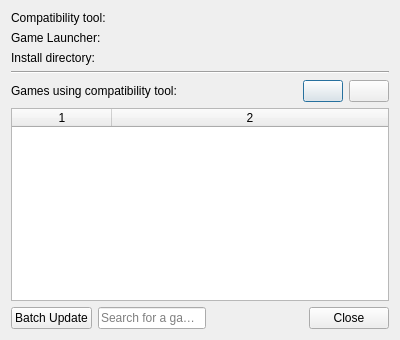
<?xml version="1.0" encoding="UTF-8"?>
<ui version="4.0">
 <class>PupguiCtInfoDialog</class>
 <widget class="QDialog" name="PupguiCtInfoDialog">
  <property name="geometry">
   <rect>
    <x>0</x>
    <y>0</y>
    <width>400</width>
    <height>340</height>
   </rect>
  </property>
  <property name="windowTitle">
   <string>About compatibility tool</string>
  </property>
  <property name="windowIcon">
   <iconset theme="pupgui2">
    <normaloff>.</normaloff>.</iconset>
  </property>
  <layout class="QVBoxLayout" name="verticalLayout">
   <item>
    <layout class="QFormLayout" name="formLayout">
     <item row="0" column="0">
      <widget class="QLabel" name="lblToolName">
       <property name="text">
        <string>Compatibility tool:</string>
       </property>
      </widget>
     </item>
     <item row="0" column="1">
      <widget class="QLabel" name="txtToolName">
       <property name="text">
        <string/>
       </property>
      </widget>
     </item>
     <item row="1" column="0">
      <widget class="QLabel" name="lblLauncherName">
       <property name="text">
        <string>Game Launcher:</string>
       </property>
      </widget>
     </item>
     <item row="1" column="1">
      <widget class="QLabel" name="txtLauncherName">
       <property name="text">
        <string/>
       </property>
      </widget>
     </item>
     <item row="2" column="0">
      <widget class="QLabel" name="lblInstallDirectory">
       <property name="text">
        <string>Install directory:</string>
       </property>
      </widget>
     </item>
     <item row="2" column="1">
      <widget class="QLabel" name="txtInstallDirectory">
       <property name="text">
        <string/>
       </property>
      </widget>
     </item>
    </layout>
   </item>
   <item>
    <widget class="Line" name="line">
     <property name="orientation">
      <enum>Qt::Horizontal</enum>
     </property>
    </widget>
   </item>
   <item>
    <layout class="QHBoxLayout" name="horizontalLayout">
     <item>
      <widget class="QLabel" name="lblGamesUsingTool">
       <property name="text">
        <string>Games using compatibility tool:</string>
       </property>
      </widget>
     </item>
     <item>
      <widget class="QLabel" name="txtNumGamesUsingTool">
       <property name="text">
        <string/>
       </property>
      </widget>
     </item>
     <item>
      <spacer name="horizontalSpacer_2">
       <property name="orientation">
        <enum>Qt::Horizontal</enum>
       </property>
       <property name="sizeHint" stdset="0">
        <size>
         <width>40</width>
         <height>20</height>
        </size>
       </property>
      </spacer>
     </item>
     <item>
      <widget class="QPushButton" name="btnRefreshGames">
       <property name="toolTip">
        <string>Refresh Games</string>
       </property>
       <property name="text">
        <string/>
       </property>
       <property name="icon">
        <iconset theme="view-refresh">
         <normaloff>.</normaloff>.</iconset>
       </property>
      </widget>
     </item>
     <item>
      <widget class="QPushButton" name="btnSearch">
       <property name="toolTip">
        <string>Search games...</string>
       </property>
       <property name="text">
        <string/>
       </property>
       <property name="icon">
        <iconset theme="search">
         <normaloff>.</normaloff>.</iconset>
       </property>
      </widget>
     </item>
    </layout>
   </item>
   <item>
    <widget class="QStackedWidget" name="stackTableOrText">
     <property name="currentIndex">
      <number>0</number>
     </property>
     <widget class="QWidget" name="page">
      <layout class="QVBoxLayout" name="verticalLayout_2">
       <property name="spacing">
        <number>0</number>
       </property>
       <property name="leftMargin">
        <number>0</number>
       </property>
       <property name="topMargin">
        <number>0</number>
       </property>
       <property name="rightMargin">
        <number>0</number>
       </property>
       <property name="bottomMargin">
        <number>0</number>
       </property>
       <item>
        <widget class="QTableWidget" name="listGames">
         <property name="sizePolicy">
          <sizepolicy hsizetype="Expanding" vsizetype="Expanding">
           <horstretch>0</horstretch>
           <verstretch>0</verstretch>
          </sizepolicy>
         </property>
         <property name="focusPolicy">
          <enum>Qt::ClickFocus</enum>
         </property>
         <property name="editTriggers">
          <set>QAbstractItemView::NoEditTriggers</set>
         </property>
         <property name="selectionBehavior">
          <enum>QAbstractItemView::SelectRows</enum>
         </property>
         <property name="sortingEnabled">
          <bool>true</bool>
         </property>
         <property name="rowCount">
          <number>0</number>
         </property>
         <property name="columnCount">
          <number>2</number>
         </property>
         <attribute name="horizontalHeaderVisible">
          <bool>true</bool>
         </attribute>
         <attribute name="horizontalHeaderCascadingSectionResizes">
          <bool>false</bool>
         </attribute>
         <attribute name="horizontalHeaderStretchLastSection">
          <bool>true</bool>
         </attribute>
         <attribute name="verticalHeaderVisible">
          <bool>false</bool>
         </attribute>
         <attribute name="verticalHeaderShowSortIndicator" stdset="0">
          <bool>false</bool>
         </attribute>
         <attribute name="verticalHeaderStretchLastSection">
          <bool>false</bool>
         </attribute>
         <column/>
         <column/>
        </widget>
       </item>
      </layout>
     </widget>
     <widget class="QWidget" name="page_2">
      <layout class="QVBoxLayout" name="verticalLayout_3">
       <property name="spacing">
        <number>0</number>
       </property>
       <property name="leftMargin">
        <number>0</number>
       </property>
       <property name="topMargin">
        <number>0</number>
       </property>
       <property name="rightMargin">
        <number>0</number>
       </property>
       <property name="bottomMargin">
        <number>0</number>
       </property>
       <item>
        <widget class="QLabel" name="lblGamesList">
         <property name="enabled">
          <bool>false</bool>
         </property>
         <property name="sizePolicy">
          <sizepolicy hsizetype="Minimum" vsizetype="Minimum">
           <horstretch>0</horstretch>
           <verstretch>0</verstretch>
          </sizepolicy>
         </property>
         <property name="font">
          <font>
           <pointsize>18</pointsize>
          </font>
         </property>
         <property name="text">
          <string>No games</string>
         </property>
         <property name="alignment">
          <set>Qt::AlignCenter</set>
         </property>
        </widget>
       </item>
      </layout>
     </widget>
    </widget>
   </item>
   <item>
    <layout class="QHBoxLayout" name="horizontalLayout_2">
     <item>
      <widget class="QPushButton" name="btnBatchUpdate">
       <property name="text">
        <string>Batch Update</string>
       </property>
      </widget>
     </item>
     <item>
      <widget class="QLineEdit" name="searchBox">
       <property name="toolTip">
        <string>e.g. Half-Life 3</string>
       </property>
       <property name="placeholderText">
        <string>Search for a game...</string>
       </property>
      </widget>
     </item>
     <item>
      <spacer name="horizontalSpacer">
       <property name="orientation">
        <enum>Qt::Horizontal</enum>
       </property>
       <property name="sizeHint" stdset="0">
        <size>
         <width>40</width>
         <height>20</height>
        </size>
       </property>
      </spacer>
     </item>
     <item>
      <widget class="QPushButton" name="btnClose">
       <property name="focusPolicy">
        <enum>Qt::StrongFocus</enum>
       </property>
       <property name="text">
        <string>Close</string>
       </property>
      </widget>
     </item>
    </layout>
   </item>
  </layout>
 </widget>
 <tabstops>
  <tabstop>btnClose</tabstop>
  <tabstop>btnBatchUpdate</tabstop>
  <tabstop>btnSearch</tabstop>
  <tabstop>searchBox</tabstop>
  <tabstop>btnRefreshGames</tabstop>
 </tabstops>
 <resources/>
 <connections/>
</ui>
